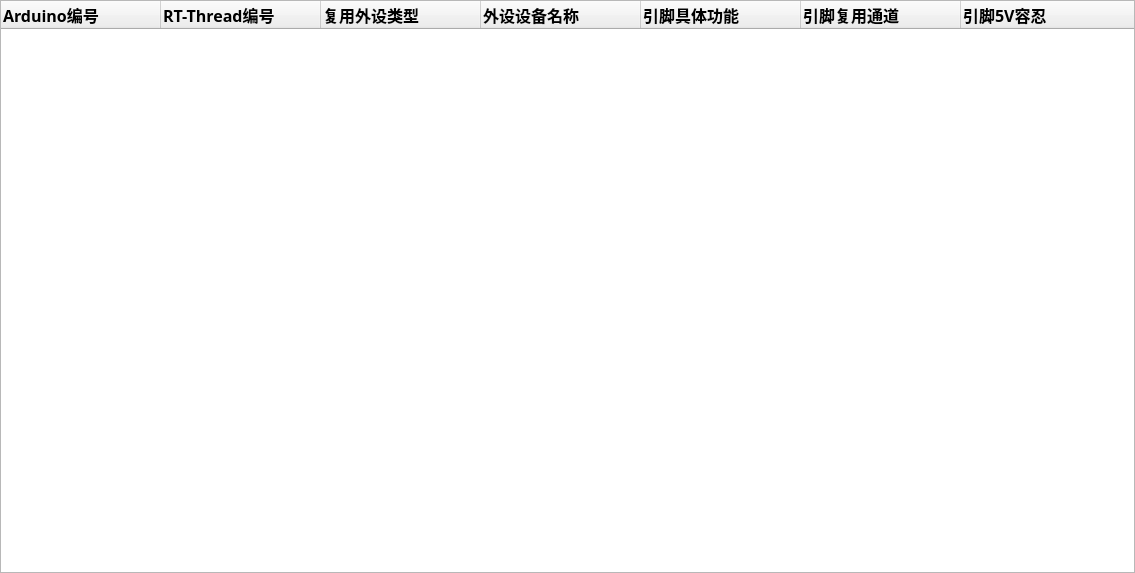
<?xml version="1.0" encoding="UTF-8"?>
<ui version="4.0">
 <class>PinsWidget</class>
 <widget class="QWidget" name="PinsWidget">
  <property name="geometry">
   <rect>
    <x>0</x>
    <y>0</y>
    <width>1135</width>
    <height>573</height>
   </rect>
  </property>
  <property name="minimumSize">
   <size>
    <width>0</width>
    <height>0</height>
   </size>
  </property>
  <property name="windowTitle">
   <string>Form</string>
  </property>
  <layout class="QGridLayout" name="gridLayout">
   <property name="leftMargin">
    <number>0</number>
   </property>
   <property name="topMargin">
    <number>0</number>
   </property>
   <property name="rightMargin">
    <number>0</number>
   </property>
   <property name="bottomMargin">
    <number>0</number>
   </property>
   <property name="spacing">
    <number>0</number>
   </property>
   <item row="0" column="0">
    <widget class="QTreeWidget" name="treeWidget">
     <property name="minimumSize">
      <size>
       <width>1134</width>
       <height>0</height>
      </size>
     </property>
     <property name="font">
      <font>
       <family>微软雅黑 Light</family>
       <pointsize>12</pointsize>
       <weight>75</weight>
       <bold>true</bold>
      </font>
     </property>
     <attribute name="headerCascadingSectionResizes">
      <bool>false</bool>
     </attribute>
     <attribute name="headerMinimumSectionSize">
      <number>150</number>
     </attribute>
     <attribute name="headerDefaultSectionSize">
      <number>160</number>
     </attribute>
     <attribute name="headerHighlightSections">
      <bool>false</bool>
     </attribute>
     <column>
      <property name="text">
       <string>Arduino编号</string>
      </property>
     </column>
     <column>
      <property name="text">
       <string>RT-Thread编号</string>
      </property>
     </column>
     <column>
      <property name="text">
       <string>复用外设类型</string>
      </property>
     </column>
     <column>
      <property name="text">
       <string>外设设备名称</string>
      </property>
     </column>
     <column>
      <property name="text">
       <string>引脚具体功能</string>
      </property>
     </column>
     <column>
      <property name="text">
       <string>引脚复用通道</string>
      </property>
     </column>
     <column>
      <property name="text">
       <string>引脚5V容忍</string>
      </property>
     </column>
    </widget>
   </item>
  </layout>
 </widget>
 <resources/>
 <connections/>
</ui>
